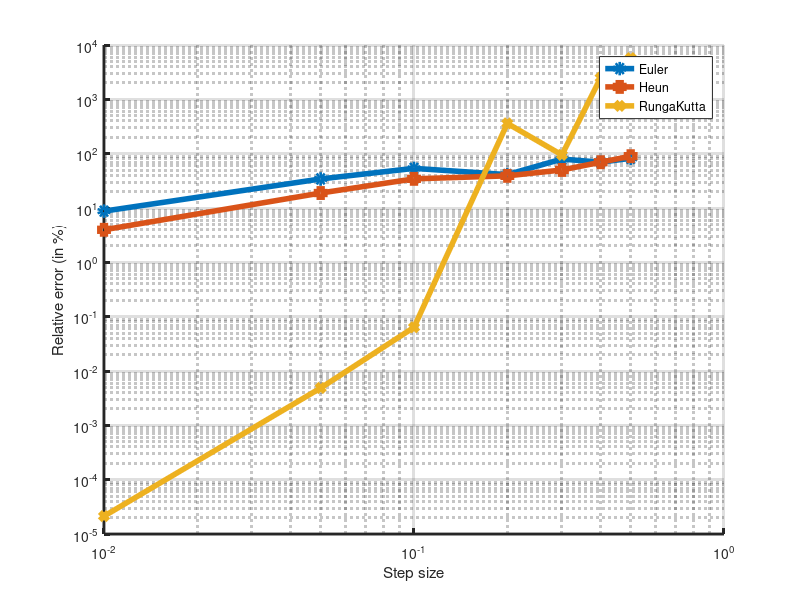

The MATLAB source for this figure:
%
% Copyright (c) 2018, Vishal_S
% All rights reserved. Please read the "license.txt" for license terms.
%
% Project Title: ODE_PDE
% 
% Developer: Vishal S
% 
% Contact Info: vishalsubbu97@gmail.com
%
clear all
clc
clf

func = @(x,y) y*x^3 - 1.5*y;
x0 = 0;
y0 = 1;
h = [0.01,0.05,0.1,0.2,0.3,0.4,0.5];
size_h = 7;
y2 = 2.718281;
analytic = zeros(size_h,1);
euler = zeros(size_h,1);
error_euler = zeros(size_h,1);
heun = zeros(size_h,1);
error_heun = zeros(size_h,1);
rk = zeros(size_h,1);
error_rk = zeros(size_h,1);
for i = 1:size_h
    analytic(i) = y2 ;
end
%Euler method
for i = 1:size_h
    y1 = y0;
    x1 = x0;
    while (x1<=2)
        y1 = y1 + h(i)*func(x1,y1);
        x1 = x1 + h(i);
    end
    euler(i) = y1;
    error_euler(i) = abs((y1 - y2)*100 /y2);
end


%Heun's method
for i = 1:size_h
    y1 = y0;
    x1 = x0;
    while (x1<=2)
        y10 = y1 + h(i)*func(x1,y1);
        y1 = y1 + 0.5*h(i)*(func(x1,y1) + func(x1,y10));
        x1 = x1 + h(i);    
    end
    heun(i) = y1;
    error_heun(i) = abs((y1 - y2)*100 /y2);
end

%Runge-Kutta
for i = 1:size_h
    y1 = y0;
    x1 = x0;
    while (x1<=2)
        k1 = h(i)*func(x1,y1);
        k2 = h(i)*func(x1 + 0.5*h(i),y1 + 0.5*k1);
        k3 = h(i)*func(x1 + 0.5*h(i),y1 + 0.5*k2);
        k4 = h(i)*func(x1 + h(i),y1 + k3);
        y1 = y1 + 1/6*(k1 + 2*k2 + 2*k3 + k4);
        x1 = x1 + h(i);
    end
    rk(i) = y1;
    error_rk(i) = abs((y1 - y2)*100 /y2);
end
hold on;

loglog (h,error_euler,'-o','linewidth',4.0,'DisplayName','Euler');
loglog (h,error_heun,'-s','linewidth',4.0,'DisplayName','Heun');
loglog (h,error_rk,'-x','linewidth',4.0,'DisplayName','RungaKutta');
xlabel('Step size');
ylabel('Relative error (in %)');
ax = gca ;
set(ax, 'linewidth',2.0);
grid on;
legend('show');


